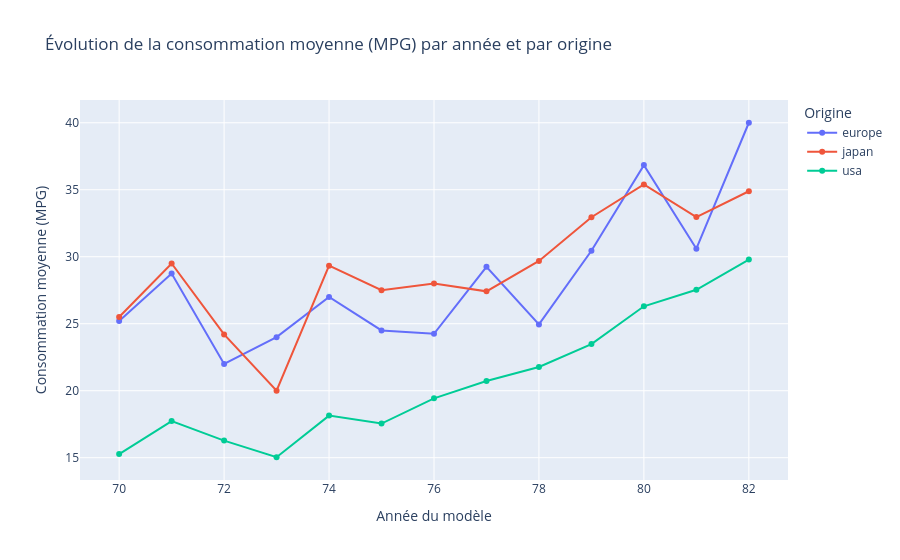

Notebook code for this chart:
### Code cell
# Line plot : évolution par année et par origine
mpg_by_year_origin = mpg_df.groupby(['model_year', 'origin'])['mpg'].mean().reset_index()

fig4 = px.line(mpg_by_year_origin, x='model_year', y='mpg', color='origin', markers=True,
               title='Consommation moyenne (MPG) par année et origine')
fig4.show()

### Figure 1 — Plotly figure (JSON) as saved in the notebook; plotly's stock layout.template omitted (floating-point values rounded to 4 significant figures)
{"data": [{"hovertemplate": "Origine=europe<br>Année du modèle=%{x}<br>Consommation moyenne (MPG)=%{y}<extra></extra>", "legendgroup": "europe", "line": {"color": "#636efa", "dash": "solid"}, "marker": {"symbol": "circle"}, "mode": "lines+markers", "name": "europe", "orientation": "v", "showlegend": true, "type": "scatter", "x": [70, 71, 72, 73, 74, 75, 76, 77, 78, 79, 80, 81, 82], "xaxis": "x", "y": [25.2, 28.75, 22.0, 24.0, 27.0, 24.5, 24.25, 29.25, 24.95, 30.45, 36.84, 30.6, 40.0], "yaxis": "y"}, {"hovertemplate": "Origine=japan<br>Année du modèle=%{x}<br>Consommation moyenne (MPG)=%{y}<extra></extra>", "legendgroup": "japan", "line": {"color": "#EF553B", "dash": "solid"}, "marker": {"symbol": "circle"}, "mode": "lines+markers", "name": "japan", "orientation": "v", "showlegend": true, "type": "scatter", "x": [70, 71, 72, 73, 74, 75, 76, 77, 78, 79, 80, 81, 82], "xaxis": "x", "y": [25.5, 29.5, 24.2, 20.0, 29.33, 27.5, 28.0, 27.42, 29.69, 32.95, 35.4, 32.96, 34.89], "yaxis": "y"}, {"hovertemplate": "Origine=usa<br>Année du modèle=%{x}<br>Consommation moyenne (MPG)=%{y}<extra></extra>", "legendgroup": "usa", "line": {"color": "#00cc96", "dash": "solid"}, "marker": {"symbol": "circle"}, "mode": "lines+markers", "name": "usa", "orientation": "v", "showlegend": true, "type": "scatter", "x": [70, 71, 72, 73, 74, 75, 76, 77, 78, 79, 80, 81, 82], "xaxis": "x", "y": [15.27, 17.74, 16.28, 15.03, 18.14, 17.55, 19.43, 20.72, 21.77, 23.48, 26.3, 27.53, 29.79], "yaxis": "y"}], "layout": {"legend": {"title": {"text": "Origine"}, "tracegroupgap": 0}, "title": {"text": "Évolution de la consommation moyenne (MPG) par année et par origine"}, "xaxis": {"anchor": "y", "domain": [0, 1], "title": {"text": "Année du modèle"}}, "yaxis": {"anchor": "x", "domain": [0, 1], "title": {"text": "Consommation moyenne (MPG)"}}}}
